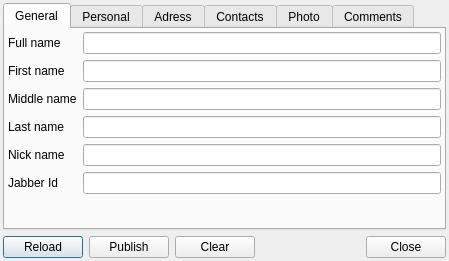
<?xml version="1.0" encoding="UTF-8"?>
<ui version="4.0">
 <class>VCardDialogClass</class>
 <widget class="QDialog" name="VCardDialogClass">
  <property name="geometry">
   <rect>
    <x>0</x>
    <y>0</y>
    <width>449</width>
    <height>251</height>
   </rect>
  </property>
  <layout class="QVBoxLayout" name="verticalLayout">
   <property name="margin">
    <number>3</number>
   </property>
   <item>
    <widget class="QTabWidget" name="twtVCard">
     <property name="currentIndex">
      <number>0</number>
     </property>
     <widget class="QWidget" name="tabGeneral">
      <attribute name="title">
       <string>General</string>
      </attribute>
      <layout class="QFormLayout" name="lotGeneral">
       <property name="margin">
        <number>3</number>
       </property>
       <item row="0" column="0">
        <widget class="QLabel" name="lblFullName">
         <property name="text">
          <string>Full name</string>
         </property>
         <property name="buddy">
          <cstring>lneFullName</cstring>
         </property>
        </widget>
       </item>
       <item row="0" column="1">
        <widget class="QLineEdit" name="lneFullName"/>
       </item>
       <item row="1" column="0">
        <widget class="QLabel" name="lblFirstName">
         <property name="text">
          <string>First name</string>
         </property>
         <property name="buddy">
          <cstring>lneFirstName</cstring>
         </property>
        </widget>
       </item>
       <item row="1" column="1">
        <widget class="QLineEdit" name="lneFirstName"/>
       </item>
       <item row="2" column="0">
        <widget class="QLabel" name="lblMiddleName">
         <property name="text">
          <string>Middle name</string>
         </property>
         <property name="buddy">
          <cstring>lneMiddleName</cstring>
         </property>
        </widget>
       </item>
       <item row="2" column="1">
        <widget class="QLineEdit" name="lneMiddleName"/>
       </item>
       <item row="3" column="0">
        <widget class="QLabel" name="lblLastName">
         <property name="text">
          <string>Last name</string>
         </property>
         <property name="buddy">
          <cstring>lneLastName</cstring>
         </property>
        </widget>
       </item>
       <item row="3" column="1">
        <widget class="QLineEdit" name="lneLastName"/>
       </item>
       <item row="4" column="0">
        <widget class="QLabel" name="lblNickName">
         <property name="text">
          <string>Nick name</string>
         </property>
         <property name="buddy">
          <cstring>lneNickName</cstring>
         </property>
        </widget>
       </item>
       <item row="4" column="1">
        <widget class="QLineEdit" name="lneNickName"/>
       </item>
       <item row="5" column="0">
        <widget class="QLabel" name="lblJabberId">
         <property name="text">
          <string>Jabber Id</string>
         </property>
         <property name="buddy">
          <cstring>lneJabberId</cstring>
         </property>
        </widget>
       </item>
       <item row="5" column="1">
        <widget class="QLineEdit" name="lneJabberId"/>
       </item>
      </layout>
     </widget>
     <widget class="QWidget" name="tabPersonal">
      <attribute name="title">
       <string>Personal</string>
      </attribute>
      <layout class="QFormLayout" name="lotPersonal">
       <property name="margin">
        <number>3</number>
       </property>
       <item row="0" column="0">
        <widget class="QLabel" name="lblBirthday">
         <property name="text">
          <string>Birthday</string>
         </property>
         <property name="buddy">
          <cstring>dedBirthday</cstring>
         </property>
        </widget>
       </item>
       <item row="0" column="1">
        <layout class="QHBoxLayout" name="lotPersonalBirthday">
         <item>
          <widget class="QDateEdit" name="dedBirthday">
           <property name="sizePolicy">
            <sizepolicy hsizetype="Expanding" vsizetype="Fixed">
             <horstretch>0</horstretch>
             <verstretch>0</verstretch>
            </sizepolicy>
           </property>
           <property name="dateTime">
            <datetime>
             <hour>0</hour>
             <minute>0</minute>
             <second>0</second>
             <year>1900</year>
             <month>1</month>
             <day>1</day>
            </datetime>
           </property>
           <property name="minimumDateTime">
            <datetime>
             <hour>0</hour>
             <minute>0</minute>
             <second>0</second>
             <year>1900</year>
             <month>1</month>
             <day>1</day>
            </datetime>
           </property>
           <property name="displayFormat">
            <string>dd.MMMM.yyyy</string>
           </property>
           <property name="calendarPopup">
            <bool>true</bool>
           </property>
          </widget>
         </item>
         <item>
          <widget class="QLabel" name="lblGender">
           <property name="text">
            <string>Gender</string>
           </property>
           <property name="buddy">
            <cstring>cmbGender</cstring>
           </property>
          </widget>
         </item>
         <item>
          <widget class="QComboBox" name="cmbGender">
           <property name="sizePolicy">
            <sizepolicy hsizetype="Expanding" vsizetype="Fixed">
             <horstretch>0</horstretch>
             <verstretch>0</verstretch>
            </sizepolicy>
           </property>
           <property name="editable">
            <bool>true</bool>
           </property>
           <item>
            <property name="text">
             <string>Male</string>
            </property>
           </item>
           <item>
            <property name="text">
             <string>Female</string>
            </property>
           </item>
          </widget>
         </item>
        </layout>
       </item>
       <item row="1" column="0">
        <widget class="QLabel" name="lblMarital">
         <property name="text">
          <string>Marital status</string>
         </property>
         <property name="buddy">
          <cstring>lneMarital</cstring>
         </property>
        </widget>
       </item>
       <item row="1" column="1">
        <widget class="QLineEdit" name="lneMarital"/>
       </item>
       <item row="2" column="0">
        <widget class="QLabel" name="lblOcuupation">
         <property name="text">
          <string>Occupation</string>
         </property>
         <property name="buddy">
          <cstring>lneTitle</cstring>
         </property>
        </widget>
       </item>
       <item row="2" column="1">
        <widget class="QLineEdit" name="lneTitle"/>
       </item>
       <item row="3" column="0">
        <widget class="QLabel" name="lblCompany">
         <property name="text">
          <string>Company</string>
         </property>
         <property name="buddy">
          <cstring>lneCompany</cstring>
         </property>
        </widget>
       </item>
       <item row="3" column="1">
        <widget class="QLineEdit" name="lneCompany"/>
       </item>
       <item row="4" column="0">
        <widget class="QLabel" name="lblDepartment">
         <property name="text">
          <string>Department</string>
         </property>
         <property name="buddy">
          <cstring>lneDepartment</cstring>
         </property>
        </widget>
       </item>
       <item row="4" column="1">
        <widget class="QLineEdit" name="lneDepartment"/>
       </item>
       <item row="5" column="0">
        <widget class="QLabel" name="lblRole">
         <property name="text">
          <string>Role</string>
         </property>
         <property name="buddy">
          <cstring>lneRole</cstring>
         </property>
        </widget>
       </item>
       <item row="5" column="1">
        <widget class="QLineEdit" name="lneRole"/>
       </item>
       <item row="6" column="0">
        <widget class="QLabel" name="lblHomePage">
         <property name="text">
          <string>Home page</string>
         </property>
         <property name="buddy">
          <cstring>lneHomePage</cstring>
         </property>
        </widget>
       </item>
       <item row="6" column="1">
        <widget class="QLineEdit" name="lneHomePage"/>
       </item>
      </layout>
     </widget>
     <widget class="QWidget" name="tabAdress">
      <attribute name="title">
       <string>Adress</string>
      </attribute>
      <layout class="QHBoxLayout" name="lotAdress">
       <property name="margin">
        <number>3</number>
       </property>
       <item>
        <widget class="QGroupBox" name="grbHomeAdress">
         <property name="title">
          <string>Home</string>
         </property>
         <property name="flat">
          <bool>true</bool>
         </property>
         <layout class="QFormLayout" name="lotAdressHome">
          <property name="margin">
           <number>0</number>
          </property>
          <item row="0" column="0">
           <widget class="QLabel" name="lblHomeStreet">
            <property name="text">
             <string>Street</string>
            </property>
            <property name="buddy">
             <cstring>lneHomeStreet</cstring>
            </property>
           </widget>
          </item>
          <item row="0" column="1">
           <widget class="QLineEdit" name="lneHomeStreet"/>
          </item>
          <item row="1" column="0">
           <widget class="QLabel" name="lblHomeCity">
            <property name="text">
             <string>City</string>
            </property>
            <property name="buddy">
             <cstring>lneHomeCity</cstring>
            </property>
           </widget>
          </item>
          <item row="1" column="1">
           <widget class="QLineEdit" name="lneHomeCity"/>
          </item>
          <item row="2" column="0">
           <widget class="QLabel" name="lblHomeState">
            <property name="text">
             <string>State</string>
            </property>
            <property name="buddy">
             <cstring>lneHomeState</cstring>
            </property>
           </widget>
          </item>
          <item row="2" column="1">
           <widget class="QLineEdit" name="lneHomeState"/>
          </item>
          <item row="3" column="0">
           <widget class="QLabel" name="lblHomeZip">
            <property name="text">
             <string>Zip code</string>
            </property>
            <property name="buddy">
             <cstring>lneHomeZip</cstring>
            </property>
           </widget>
          </item>
          <item row="3" column="1">
           <widget class="QLineEdit" name="lneHomeZip"/>
          </item>
          <item row="4" column="0">
           <widget class="QLabel" name="lblHomeCountry">
            <property name="text">
             <string>Country</string>
            </property>
            <property name="buddy">
             <cstring>lneHomeCountry</cstring>
            </property>
           </widget>
          </item>
          <item row="4" column="1">
           <widget class="QLineEdit" name="lneHomeCountry"/>
          </item>
         </layout>
        </widget>
       </item>
       <item>
        <widget class="QGroupBox" name="grbWorkAdress">
         <property name="title">
          <string>Work</string>
         </property>
         <property name="flat">
          <bool>true</bool>
         </property>
         <layout class="QFormLayout" name="lotAdressWork">
          <property name="margin">
           <number>0</number>
          </property>
          <item row="0" column="0">
           <widget class="QLabel" name="lblWorkStreet">
            <property name="text">
             <string>Street</string>
            </property>
            <property name="buddy">
             <cstring>lneWorkStreet</cstring>
            </property>
           </widget>
          </item>
          <item row="0" column="1">
           <widget class="QLineEdit" name="lneWorkStreet"/>
          </item>
          <item row="1" column="0">
           <widget class="QLabel" name="lblWorkCity">
            <property name="text">
             <string>City</string>
            </property>
            <property name="buddy">
             <cstring>lneWorkCity</cstring>
            </property>
           </widget>
          </item>
          <item row="1" column="1">
           <widget class="QLineEdit" name="lneWorkCity"/>
          </item>
          <item row="2" column="0">
           <widget class="QLabel" name="lblWorkState">
            <property name="text">
             <string>State</string>
            </property>
            <property name="buddy">
             <cstring>lneWorkState</cstring>
            </property>
           </widget>
          </item>
          <item row="2" column="1">
           <widget class="QLineEdit" name="lneWorkState"/>
          </item>
          <item row="3" column="0">
           <widget class="QLabel" name="lblWorkZip">
            <property name="text">
             <string>Zip code</string>
            </property>
            <property name="buddy">
             <cstring>lneWorkZip</cstring>
            </property>
           </widget>
          </item>
          <item row="3" column="1">
           <widget class="QLineEdit" name="lneWorkZip"/>
          </item>
          <item row="4" column="0">
           <widget class="QLabel" name="lblWorkCountry">
            <property name="text">
             <string>Country</string>
            </property>
            <property name="buddy">
             <cstring>lneWorkCountry</cstring>
            </property>
           </widget>
          </item>
          <item row="4" column="1">
           <widget class="QLineEdit" name="lneWorkCountry"/>
          </item>
         </layout>
        </widget>
       </item>
      </layout>
     </widget>
     <widget class="QWidget" name="tabContacts">
      <attribute name="title">
       <string>Contacts</string>
      </attribute>
      <layout class="QHBoxLayout" name="lotContacts">
       <property name="margin">
        <number>3</number>
       </property>
       <item>
        <widget class="QGroupBox" name="grbEmail">
         <property name="title">
          <string>E-Mail</string>
         </property>
         <property name="flat">
          <bool>true</bool>
         </property>
         <layout class="QVBoxLayout" name="lotEmail">
          <property name="margin">
           <number>0</number>
          </property>
          <item>
           <widget class="QListWidget" name="ltwEmails"/>
          </item>
          <item>
           <layout class="QHBoxLayout" name="lotEmailButtons">
            <item>
             <widget class="QToolButton" name="tlbEmailAdd">
              <property name="sizePolicy">
               <sizepolicy hsizetype="Expanding" vsizetype="Fixed">
                <horstretch>0</horstretch>
                <verstretch>0</verstretch>
               </sizepolicy>
              </property>
              <property name="text">
               <string>Add</string>
              </property>
             </widget>
            </item>
            <item>
             <widget class="QToolButton" name="tlbEmailDelete">
              <property name="sizePolicy">
               <sizepolicy hsizetype="Expanding" vsizetype="Fixed">
                <horstretch>0</horstretch>
                <verstretch>0</verstretch>
               </sizepolicy>
              </property>
              <property name="text">
               <string>Delete</string>
              </property>
             </widget>
            </item>
           </layout>
          </item>
         </layout>
        </widget>
       </item>
       <item>
        <widget class="QGroupBox" name="grbPhone">
         <property name="title">
          <string>Phone</string>
         </property>
         <property name="flat">
          <bool>true</bool>
         </property>
         <layout class="QVBoxLayout" name="lotPhone">
          <property name="margin">
           <number>0</number>
          </property>
          <item>
           <widget class="QListWidget" name="ltwPhones"/>
          </item>
          <item>
           <layout class="QHBoxLayout" name="lotPhoneButtons">
            <item>
             <widget class="QToolButton" name="tlbPhoneAdd">
              <property name="sizePolicy">
               <sizepolicy hsizetype="Expanding" vsizetype="Fixed">
                <horstretch>0</horstretch>
                <verstretch>0</verstretch>
               </sizepolicy>
              </property>
              <property name="text">
               <string>Add</string>
              </property>
             </widget>
            </item>
            <item>
             <widget class="QToolButton" name="tlbPhoneDelete">
              <property name="sizePolicy">
               <sizepolicy hsizetype="Expanding" vsizetype="Fixed">
                <horstretch>0</horstretch>
                <verstretch>0</verstretch>
               </sizepolicy>
              </property>
              <property name="text">
               <string>Delete</string>
              </property>
             </widget>
            </item>
           </layout>
          </item>
         </layout>
        </widget>
       </item>
      </layout>
     </widget>
     <widget class="QWidget" name="tabPhoto">
      <attribute name="title">
       <string>Photo</string>
      </attribute>
      <layout class="QHBoxLayout" name="lotPhoto">
       <property name="margin">
        <number>3</number>
       </property>
       <item>
        <widget class="QGroupBox" name="grbPhoto">
         <property name="title">
          <string>Photo</string>
         </property>
         <property name="flat">
          <bool>true</bool>
         </property>
         <layout class="QVBoxLayout" name="lotPhotoImage">
          <property name="margin">
           <number>0</number>
          </property>
          <item>
           <widget class="QLabel" name="lblPhoto">
            <property name="sizePolicy">
             <sizepolicy hsizetype="Expanding" vsizetype="Expanding">
              <horstretch>0</horstretch>
              <verstretch>0</verstretch>
             </sizepolicy>
            </property>
            <property name="frameShape">
             <enum>QFrame::Box</enum>
            </property>
            <property name="text">
             <string/>
            </property>
            <property name="alignment">
             <set>Qt::AlignCenter</set>
            </property>
           </widget>
          </item>
          <item>
           <layout class="QHBoxLayout" name="lotPhotoButtons">
            <item>
             <widget class="QToolButton" name="tlbPhotoSave">
              <property name="sizePolicy">
               <sizepolicy hsizetype="Expanding" vsizetype="Fixed">
                <horstretch>0</horstretch>
                <verstretch>0</verstretch>
               </sizepolicy>
              </property>
              <property name="text">
               <string>Save</string>
              </property>
             </widget>
            </item>
            <item>
             <widget class="QToolButton" name="tlbPhotoLoad">
              <property name="sizePolicy">
               <sizepolicy hsizetype="Expanding" vsizetype="Fixed">
                <horstretch>0</horstretch>
                <verstretch>0</verstretch>
               </sizepolicy>
              </property>
              <property name="text">
               <string>Load</string>
              </property>
             </widget>
            </item>
            <item>
             <widget class="QToolButton" name="tlbPhotoClear">
              <property name="sizePolicy">
               <sizepolicy hsizetype="Expanding" vsizetype="Fixed">
                <horstretch>0</horstretch>
                <verstretch>0</verstretch>
               </sizepolicy>
              </property>
              <property name="text">
               <string>Clear</string>
              </property>
             </widget>
            </item>
           </layout>
          </item>
         </layout>
        </widget>
       </item>
       <item>
        <widget class="QGroupBox" name="grbLogo">
         <property name="title">
          <string>Logo</string>
         </property>
         <property name="flat">
          <bool>true</bool>
         </property>
         <layout class="QVBoxLayout" name="lotLogoImage">
          <property name="margin">
           <number>0</number>
          </property>
          <item>
           <widget class="QLabel" name="lblLogo">
            <property name="sizePolicy">
             <sizepolicy hsizetype="Expanding" vsizetype="Expanding">
              <horstretch>0</horstretch>
              <verstretch>0</verstretch>
             </sizepolicy>
            </property>
            <property name="frameShape">
             <enum>QFrame::Box</enum>
            </property>
            <property name="text">
             <string/>
            </property>
            <property name="alignment">
             <set>Qt::AlignCenter</set>
            </property>
           </widget>
          </item>
          <item>
           <layout class="QHBoxLayout" name="lotLogoButtons">
            <item>
             <widget class="QToolButton" name="tlbLogoSave">
              <property name="sizePolicy">
               <sizepolicy hsizetype="Expanding" vsizetype="Fixed">
                <horstretch>0</horstretch>
                <verstretch>0</verstretch>
               </sizepolicy>
              </property>
              <property name="text">
               <string>Save</string>
              </property>
             </widget>
            </item>
            <item>
             <widget class="QToolButton" name="tlbLogoLoad">
              <property name="sizePolicy">
               <sizepolicy hsizetype="Expanding" vsizetype="Fixed">
                <horstretch>0</horstretch>
                <verstretch>0</verstretch>
               </sizepolicy>
              </property>
              <property name="text">
               <string>Load</string>
              </property>
             </widget>
            </item>
            <item>
             <widget class="QToolButton" name="tlbLogoClear">
              <property name="sizePolicy">
               <sizepolicy hsizetype="Expanding" vsizetype="Fixed">
                <horstretch>0</horstretch>
                <verstretch>0</verstretch>
               </sizepolicy>
              </property>
              <property name="text">
               <string>Clear</string>
              </property>
             </widget>
            </item>
           </layout>
          </item>
         </layout>
        </widget>
       </item>
      </layout>
     </widget>
     <widget class="QWidget" name="tabComments">
      <attribute name="title">
       <string>Comments</string>
      </attribute>
      <layout class="QVBoxLayout" name="lotComments">
       <property name="margin">
        <number>3</number>
       </property>
       <item>
        <widget class="QTextEdit" name="tedComments"/>
       </item>
      </layout>
     </widget>
    </widget>
   </item>
   <item>
    <layout class="QHBoxLayout" name="lotButtons">
     <item>
      <widget class="QPushButton" name="pbtUpdate">
       <property name="text">
        <string>Reload</string>
       </property>
      </widget>
     </item>
     <item>
      <widget class="QPushButton" name="pbtPublish">
       <property name="text">
        <string>Publish</string>
       </property>
      </widget>
     </item>
     <item>
      <widget class="QPushButton" name="pbtClear">
       <property name="text">
        <string>Clear</string>
       </property>
      </widget>
     </item>
     <item>
      <spacer>
       <property name="orientation">
        <enum>Qt::Horizontal</enum>
       </property>
       <property name="sizeHint" stdset="0">
        <size>
         <width>40</width>
         <height>20</height>
        </size>
       </property>
      </spacer>
     </item>
     <item>
      <widget class="QPushButton" name="pbtClose">
       <property name="text">
        <string>Close</string>
       </property>
      </widget>
     </item>
    </layout>
   </item>
  </layout>
 </widget>
 <layoutdefault spacing="6" margin="11"/>
 <tabstops>
  <tabstop>twtVCard</tabstop>
  <tabstop>lneFullName</tabstop>
  <tabstop>lneFirstName</tabstop>
  <tabstop>lneMiddleName</tabstop>
  <tabstop>lneLastName</tabstop>
  <tabstop>lneNickName</tabstop>
  <tabstop>lneJabberId</tabstop>
  <tabstop>dedBirthday</tabstop>
  <tabstop>cmbGender</tabstop>
  <tabstop>lneMarital</tabstop>
  <tabstop>lneTitle</tabstop>
  <tabstop>lneDepartment</tabstop>
  <tabstop>lneCompany</tabstop>
  <tabstop>lneRole</tabstop>
  <tabstop>lneHomePage</tabstop>
  <tabstop>lneHomeStreet</tabstop>
  <tabstop>lneHomeCity</tabstop>
  <tabstop>lneHomeState</tabstop>
  <tabstop>lneHomeZip</tabstop>
  <tabstop>lneHomeCountry</tabstop>
  <tabstop>lneWorkStreet</tabstop>
  <tabstop>lneWorkCity</tabstop>
  <tabstop>lneWorkState</tabstop>
  <tabstop>lneWorkZip</tabstop>
  <tabstop>lneWorkCountry</tabstop>
  <tabstop>pbtClose</tabstop>
 </tabstops>
 <resources/>
 <connections/>
</ui>
